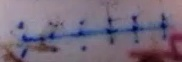
#> input picture image001.jpg, 182 x 62 px
$ python run.py out.png image001.jpg .
#> lines starting #> are read from the running program, lines starting #| are printed output that depends on the picture; after the words box and inside, x2 and y2 are one past the last pixel; in counts of white or black regions, pixels touching at a corner belong together
import sys
import os
import numpy as np
from scipy import ndimage, signal, misc
import skimage.data, skimage.io, skimage.feature
import matplotlib.pyplot as plt
from skimage.filters import gaussian as gaussian_filter
from skimage.filters import threshold_otsu
from skimage.morphology import label
from skimage.measure import regionprops
from skimage.color import label2rgb
from skimage.io import imread
import skimage.morphology
from skimage.filters import sobel, roberts
from skimage.transform import hough_line, hough_line_peaks
from skimage.feature import canny
from skimage.draw import line as draw_line
from skimage import data
from matplotlib import cm
from numpy.ma.extras import unique
import json
import math


#Funkce
#############################
#Funkce objevuje primky pomoci houhovi trasnformace vstupem je obrazek obsahujici jeden objekt
# [81 lines left out: functions objev_primky, odstran_duplikatni_pruseciky, zkontroluj_pruseciky, lineLineIntersection_moje, not called in this run]


#Prevzata funkce pro hledani pruseciku
class Point:
	def __init__(self, x, y):
		self.x = x
		self.y = y

	# Method used to display X and Y coordinates
	# of a point
	def displayPoint(self, p):
		print(f"({p.x}, {p.y})")


# [241 lines left out: functions lineLineIntersection, NajdiNearPrimky, jsem_v_tabulce, process, intersectLines, not called in this run]


##############################################################
##############################################################
#Hlavni funkce
#Vstupem je obrazek v sedotonu, puvodni obrazek a informace jestli ma probehnout vizualizace, directory ukazuje kam se ma obrazek ulozit
def main(img,img_og,image_filename,visualize, directory):
    #aplikace Gausovskeho filtru
    filtrace = gaussian_filter(img, sigma=1,channel_axis=None)
    img = filtrace

    #segmentace
    ##################################################################
    elevation_map = skimage.filters.roberts(img)

    #Nalezeni Otsu
    otsu = threshold_otsu(img)

    markers = np.zeros_like(img)

    obsazeni = 100
    iterace = 0
    krok = 0.005
    while obsazeni > 7:
        markers_pom = np.zeros_like(img)
        markers_pom[img < (otsu-iterace)] = 2
        iterace = iterace + krok
        znacka = markers_pom == 2
        suma = 0
        for i in range(znacka.shape[1]-1):
            for j in range(znacka.shape[0]-1):
                if znacka[j,i] == True:
                    suma=suma+1
        kontrola = suma/(znacka.shape[1]*znacka.shape[0])*100
        obsazeni = kontrola

    markers[img < (otsu-(iterace-krok))] = 2


    obsazeni = 100
    iterace = 0
    krok = 0.005
    while obsazeni > 93:
        markers_pom = np.zeros_like(img)
        markers_pom[img > (otsu+iterace)] = 1
        iterace = iterace + krok
        znacka = markers_pom == 1
        suma = 0
        for i in range(znacka.shape[1]-1):
            for j in range(znacka.shape[0]-1):
                if znacka[j,i] == True:
                    suma=suma+1
        kontrola = suma/(znacka.shape[1]*znacka.shape[0])*100
        #print(kontrola)
        obsazeni = kontrola

    markers[img > (otsu+(iterace-krok))] = 1

    #Tady se dela vyplneni tech hran
    segmentation = skimage.segmentation.watershed(elevation_map,markers)

    #Konec segmentace
    ##################################################################

    #vykresleni segmentace
    '''
    plt.figure(figsize=[15,10])
    plt.subplot(1,2,1)
    plt.imshow(markers)

    plt.subplot(1,2,2)
    plt.imshow(segmentation == 2)
    plt.show()
    '''

    #Vytvoreni skeletu
    #A aplikace hranoveho detektoru pro Oba smery
    ##################################################################
    vstup_skelet = segmentation
    skelet = skimage.morphology.skeletonize(vstup_skelet == 2)

    im = skelet;

    sx = ndimage.sobel(im, axis=0, mode='nearest')
    sy = ndimage.sobel(im, axis=1, mode='nearest')
    sob = np.hypot(sx, sy)

    #Vykresleni hranoveho detektoru
    '''
    plt.figure(figsize=[15,10])
    plt.subplot(1,2,1)
    plt.imshow(sx,cmap='gray')

    plt.subplot(1,2,2)
    plt.imshow(sy,cmap='gray')
    plt.show()
    '''

    # Labelovnai oblasti v jednom smeru (x)
    vstup_label = sx
    velikost_objektu = img.shape[1]/3

    imlabel = label(vstup_label, background=0)
    #plt.imshow(imlabel, cmap='gray');
    np.unique(imlabel)

    velky = 0;
    vsechny = 0;
    objekty_sx = [];

    for i in range(np.max(imlabel)+1):
        #Vykresleni
        if i > 0:
            #print(np.count_nonzero(imlabel == i))
            if np.count_nonzero(imlabel == i) > velikost_objektu:
                # Nahrani objektu do pole
                objekty_sx.append(imlabel == i)
                velky = velky + 1
            else:
                vsechny = vsechny + 1
    #print('POCET VSECH OBJEKTU (x) JE: ' + str(velky+vsechny))
    #print('POCET nalezenych OBJEKTU (x) JE: ' + str(velky))


    # Labelovnai oblasti v druhem smeru (y)
    vstup_label = sy
    velikost_objektu = img.shape[0]/4

    imlabel = label(vstup_label, background=0)
    #plt.imshow(imlabel, cmap='gray');
    np.unique(imlabel)

    velky = 0;
    vsechny = 0;
    objekty_sy = [];

    for i in range(np.max(imlabel)+1):
        #Vykresleni
        if i > 0:
            #print(np.count_nonzero(imlabel == i))
            if np.count_nonzero(imlabel == i) > velikost_objektu:
                # Nahrani objektu do pole
                objekty_sy.append(imlabel == i)
                velky = velky + 1
            else:
                vsechny = vsechny + 1
    #print('POCET VSECH OBJEKTU (y) JE: ' + str(velky+vsechny))
    #print('POCET nalezenych OBJEKTU (y) JE: ' + str(velky))

    #Konec skeletu a vzberu objektu
    ##################################################################


    #Proces hledani vsech stehu
    ##################################################################
    stehy = []
    for objekt in objekty_sy:
        #Nejprve se udela Hough transformace
        tabulka_linii = objev_primky(objekt)

        #Honzovo algoritmus
        #Prekopirovani tabuly linii
        tabulka = tabulka_linii.copy()
        vstupni_obr = objekt
        seznam_pruseciku = [];
        seznam_pod_pruseciku = [];

        for row in tabulka:
            tabulka_copy = tabulka.copy()
            tabulka_copy.remove(row)
            for i in tabulka_copy:
                seznam_pod_pruseciku.append(lineLineIntersection_moje(row,i))

        #Kontrola a odstraneni duplikatu
        #++++++++++++++++++++++++++++++++++++++++++++++++++++
        pruseciky_zk = zkontroluj_pruseciky(seznam_pod_pruseciku,vstupni_obr)
        odstran_duplikatni_pruseciky(pruseciky_zk)
        #++++++++++++++++++++++++++++++++++++++++++++++++++++


        #pridani prvniho a posledniho bodu
        #POZOR NA RAZENI PODLE OS ZDE jE X
        #++++++++++++++++++++++++++++++++++++++++++++++++++++

        novy_im = np.zeros(vstupni_obr.shape)
        y,x = novy_im.shape;
        list_hodnot= [];
        for i in range(y):
            for j in range(x):
                if vstupni_obr[i,j] == 1:
                    list_hodnot.append([j,i])

        #POZOR [0 = y,1 = x]
        list_hodnot.sort(key = lambda i: i[1])

        #Hledani prvniho a posledniho bodu
        #pouze kontrola jestli je objekt dostatecne velky
        #r je pocet bodu, ktere se aproximuji
        if len(list_hodnot) > 9:
            r = 10
        else:
            r = 1

        pom_min_x = 0
        pom_min_y = 0
        for i in range(r):
            pom_min_x = pom_min_x+list_hodnot[i][1]
            pom_min_y = pom_min_y+list_hodnot[i][0]

        pom_max_x = 0
        pom_max_y = 0
        for i in range(len(list_hodnot)-r,len(list_hodnot)):
            pom_max_x = pom_max_x+list_hodnot[i][1]
            pom_max_y = pom_max_y+list_hodnot[i][0]

        minimalni = [pom_min_y/r,pom_min_x/r]
        maximalni = [pom_max_y/r,pom_max_x/r]


        sour_prvni = Point(minimalni[0],minimalni[1]);
        sour_posledni = Point(maximalni[0],maximalni[1]);
        #++++++++++++++++++++++++++++++++++++++++++++++++++++

        #Prekopirovani pruseciku do noveho pole
        #++++++++++++++++++++++++++++++++++++++++++++++++++++
        pruseciky = [];
        for i in pruseciky_zk:
            pruseciky.append([i[2].x,i[2].y])

        #Pridani prvniho aposledniho bodu
        pruseciky.insert(0,[minimalni[0],minimalni[1]])
        pruseciky.append([maximalni[0],maximalni[1]])
        #++++++++++++++++++++++++++++++++++++++++++++++++++++

        #serazeni Opet [opyor na poradi pro stehy je razeni podle X]
        pruseciky.sort(key = lambda i: i[1])
        #++++++++++++++++++++++++++++++++++++++++++++++++++++

        #Pridani pruseciku do pole stehu
        #++++++++++++++++++++++++++++++++++++++++++++++++++++
        stehy.append(pruseciky)

    #Konec procesu hledani vsech stehu
    ##################################################################

    #Proces hledani vsech rezu
    ##################################################################
    rezy = []
    for objekt in objekty_sx:
        #Nejprve se udela Hough transformace
        tabulka_linii = objev_primky(objekt)

        #Honzovo algoritmus
        #Prekopirovani tabuly linii
        tabulka = tabulka_linii.copy()
        vstupni_obr = objekt
        seznam_pruseciku = [];
        seznam_pod_pruseciku = [];

        for row in tabulka:
            tabulka_copy = tabulka.copy()
            tabulka_copy.remove(row)
            for i in tabulka_copy:
                seznam_pod_pruseciku.append(lineLineIntersection_moje(row,i))

        #Kontrola a odstraneni duplikatu
        #++++++++++++++++++++++++++++++++++++++++++++++++++++
        pruseciky_zk = zkontroluj_pruseciky(seznam_pod_pruseciku,vstupni_obr)
        odstran_duplikatni_pruseciky(pruseciky_zk)
        #++++++++++++++++++++++++++++++++++++++++++++++++++++


        #pridani prvniho a posledniho bodu
        #POZOR NA RAZENI PODLE OS ZDE jE Y
        #++++++++++++++++++++++++++++++++++++++++++++++++++++

        novy_im = np.zeros(vstupni_obr.shape)
        y,x = novy_im.shape;
        list_hodnot= [];
        for i in range(y):
            for j in range(x):
                if vstupni_obr[i,j] == 1:
                    list_hodnot.append([j,i])

        #POZOR [0 = y,1 = x]
        list_hodnot.sort(key = lambda i: i[0])


        #Hledani prvniho a posledniho bodu
        #r je pocet bodu, ktere se aproximuji
        if len(list_hodnot) > 9:
            r = 10
        else:
            r = 1

        pom_min_x = 0
        pom_min_y = 0
        for i in range(r):
            pom_min_x = pom_min_x+list_hodnot[i][1]
            pom_min_y = pom_min_y+list_hodnot[i][0]

        pom_max_x = 0
        pom_max_y = 0
        for i in range(len(list_hodnot)-r,len(list_hodnot)):
            pom_max_x = pom_max_x+list_hodnot[i][1]
            pom_max_y = pom_max_y+list_hodnot[i][0]

        minimalni = [pom_min_y/r,pom_min_x/r]
        maximalni = [pom_max_y/r,pom_max_x/r]


        sour_prvni = Point(minimalni[0],minimalni[1]);
        sour_posledni = Point(maximalni[0],maximalni[1]);
        #++++++++++++++++++++++++++++++++++++++++++++++++++++

        #Prekopirovani pruseciku do noveho pole
        #++++++++++++++++++++++++++++++++++++++++++++++++++++
        pruseciky = [];
        for i in pruseciky_zk:
            pruseciky.append([i[2].x,i[2].y])

        #Pridani prvniho aposledniho bodu
        pruseciky.insert(0,[minimalni[0],minimalni[1]])
        pruseciky.append([maximalni[0],maximalni[1]])
        #++++++++++++++++++++++++++++++++++++++++++++++++++++

        #serazeni Opet [opyor na poradi pro rezy je razeni podle Y]
        pruseciky.sort(key = lambda i: i[0])
        #++++++++++++++++++++++++++++++++++++++++++++++++++++

        #Pridani pruseciku do pole rezu
        #++++++++++++++++++++++++++++++++++++++++++++++++++++
        rezy.append(pruseciky)

    #Konec procesu hledani vsech rezu
    ##################################################################

    #Vykresleni vysledku bez spojeni linii
    '''
    plt.figure(figsize=[15,10])
    plt.subplot(1,2,1)
    plt.imshow(img_og);


    #Vykresleni rezu
    iterace = 0
    for primka in rezy:
    #primka.sort(key = lambda i: i[0])
        for i in primka:
            plt.scatter(i[0],i[1],color="b")
        x = [point[0] for point in primka]
        y = [point[1] for point in primka]
        plt.plot(x,y,'b');


    #Vykresleni stehu
    for primka in stehy:
        for i in primka:
            plt.scatter(i[0],i[1],color="r")
        x = [point[0] for point in primka]
        y = [point[1] for point in primka]
        plt.plot(x,y,'r');
    '''

    #Proces spojeni objektu
    ##################################################################
    #Spojeni stehu
    #Hledani prvniho a posledniho bodu
    #-------------------------------------------
    stehy_deleted = stehy.copy()
    final_stehy = []
    vyhl_okno_x = img.shape[0]/5
    vyhl_okno_y = img.shape[1]/15
    for i in range(len(stehy_deleted)):
        temp = []
        primka = stehy_deleted.pop(0)
        kontrola = jsem_v_tabulce(primka,final_stehy)
        if kontrola == True:
            continue
        else:
            temp = NajdiNearPrimky(primka,stehy_deleted,vyhl_okno_x,vyhl_okno_y)
            #print(len(temp))
            if len(temp)>=1:
                #mergne body
                temp = [item for sublist in temp for item in sublist]
                #serad body
                temp.sort(key = lambda i: i[1])
            final_stehy.append(temp)

    #Spojeni rezu
    #-------------------------------------------
    rezy_deleted = rezy.copy()
    final_rezy = []
    vyhl_okno = img.shape[1]/5
    #print(len(rezy))
    if len(rezy) > 1:
        for i in range(len(rezy_deleted)):
            temp = []
            primka = rezy_deleted.pop(0)
            kontrola = jsem_v_tabulce(primka,final_rezy)
            if kontrola == True:
                continue
            else:
                temp = NajdiNearPrimky(primka,rezy_deleted,vyhl_okno,vyhl_okno)
                #print(len(temp))
                if len(temp)>=1:
                    #mergne body
                    temp = [item for sublist in temp for item in sublist]
                #serad body
                temp.sort(key = lambda i: i[0])
                final_rezy.append(temp)
    else:
        final_rezy = rezy.copy()

    '''
    #Vykresleni vysledku po spojeni linii

    plt.figure(figsize=[15,10])
    #plt.subplot(1,2,2)
    plt.imshow(img_og);
    plt.title(image_filename, fontsize=20)

    #Vykresleni rezu
    iterace = 0
    for primka in final_rezy:
        #primka.sort(key = lambda i: i[0])
        for i in primka:
            plt.scatter(i[0],i[1],color="b")
        x = [point[0] for point in primka]
        y = [point[1] for point in primka]
        plt.plot(x,y,'b');


    #Vykresleni stehu
    for primka in final_stehy:
        for i in primka:
            plt.scatter(i[0],i[1],color="r")
        x = [point[0] for point in primka]
        y = [point[1] for point in primka]
        plt.plot(x,y,'r');
    '''

    #Nalezeni pruseciku a vytvoreni vysledku
    intersections,angles = process(final_rezy,final_stehy,img_og,image_filename,visualize, directory)


    #Zapis do json souboru
    data_list = []
    data={}
    data['filename'] = image_filename
    #data['width'] = img_og.shape[1]
    #data['height'] = img_og.shape[0]
    data['incision_polyline'] = []
    data['stitches_polyline'] = []
    for steh in final_stehy:
        data['stitches_polyline'].append(steh)
    for rez in final_rezy:
        data['incision_polyline'].append(rez)
    data['crossing_possitions'] = []
    for i in intersections:
        data['crossing_possitions'].append(i)
    data['crossing_angles'] = []
    for i in angles:
        data['crossing_angles'].append(i)


    data_list.append(data)

    return data_list


#################################################################
#################################################################

#Program
#nacteni obrazku
data_list=[]

#kontrola zdali se ma vzkreslovat ci nikoliv
if sys.argv[2] == "-v":
    for i in range(3,len(sys.argv)):
        image_filename = sys.argv[i]
        image = skimage.io.imread(image_filename,as_gray=True)
        img_og = skimage.io.imread(image_filename)
        img = np.array(image)
        directory = os.getcwd()


        if img_og.shape[0] > img_og.shape[1]:
            img_og = skimage.transform.rotate(img_og, 90, resize=True,)

        #Koontroloa jestli je obrazek natocen spravne
        if img.shape[0] > img.shape[1]:
            img = skimage.transform.rotate(img, 90, resize=True,)

        data_list.append(main(img,img_og,image_filename,True,directory))
elif sys.argv[2] == "-f":
    folder_path = sys.argv[3]
    if not os.path.isdir(folder_path):
        print("Invalid folder path:", folder_path)
        sys.exit(1)

    image_files = [os.path.join(folder_path, f) for f in os.listdir(folder_path) if f.endswith(('.jpg', '.jpeg', '.png'))]
    for image in image_files:
        image_filename = image
        directory = os.path.dirname(image_filename)
        image = skimage.io.imread(image_filename,as_gray=True)
        img_og = skimage.io.imread(image_filename)
        image_filename = os.path.basename(image_filename)
        img = np.array(image)


        if img_og.shape[0] > img_og.shape[1]:
            img_og = skimage.transform.rotate(img_og, 90, resize=True,)

        #Koontroloa jestli je obrazek natocen spravne
        if img.shape[0] > img.shape[1]:
            img = skimage.transform.rotate(img, 90, resize=True,)


        data_list.append(main(img,img_og,image_filename,True, directory))
else:
    for i in range(2,len(sys.argv)):
        image_filename = sys.argv[i]
        image = skimage.io.imread(image_filename,as_gray=True)
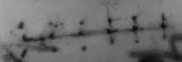
#> image: shape (62, 182) float64; min 0.0309, max 0.653, mean 0.43
        img_og = skimage.io.imread(image_filename)
        img = np.array(image)
        directory = os.getcwd()


        if img_og.shape[0] > img_og.shape[1]:
            img_og = skimage.transform.rotate(img_og, 90, resize=True,)

        #Koontroloa jestli je obrazek natocen spravne
        if img.shape[0] > img.shape[1]:
            img = skimage.transform.rotate(img, 90, resize=True,)

        data_list.append(main(img,img_og,image_filename,False, directory))
#> in main, `elevation_map = skimage.filters.roberts(img)`:
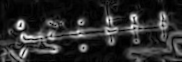
#> elevation_map: shape (62, 182) float64; min 0, max 0.0982, mean 0.0167; drawn with min black and max white
#> in main, `otsu = threshold_otsu(img)`: otsu = 0.381
#> after the loop in main, `while obsazeni > 7:`:
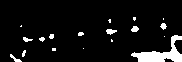
#> markers_pom: shape (62, 182) float64; values 0 (black) and 2 (white), 7.4% white; 18 white regions (9 under 20 px), largest, box (x1, y1, x2, y2) and area: (131, 35, 182, 62) 538, (106, 29, 117, 35) 42, (131, 26, 139, 32) 36
#> after the loop in main, `while obsazeni > 93:`:
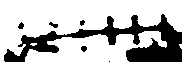
#> markers_pom: shape (62, 182) float64; values 0 (black) and 1 (white), 73.5% white; 6 black regions (1 under 20 px), largest, box (x1, y1, x2, y2) and area: (4, 14, 182, 62) 2884, (49, 22, 58, 28) 30, (18, 22, 24, 29) 29, (81, 46, 87, 52) 28, (80, 20, 85, 26) 21
#> (the run stopped early here; a loop or call above may not have finished)
